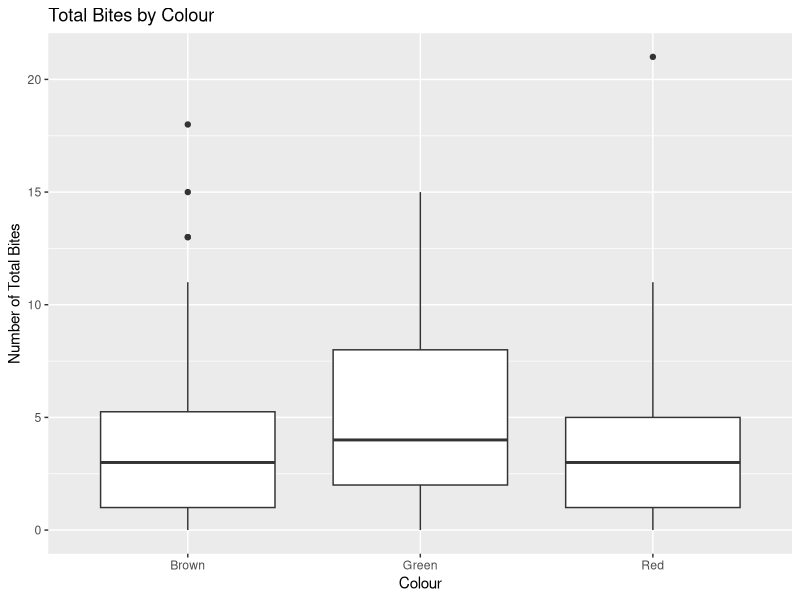
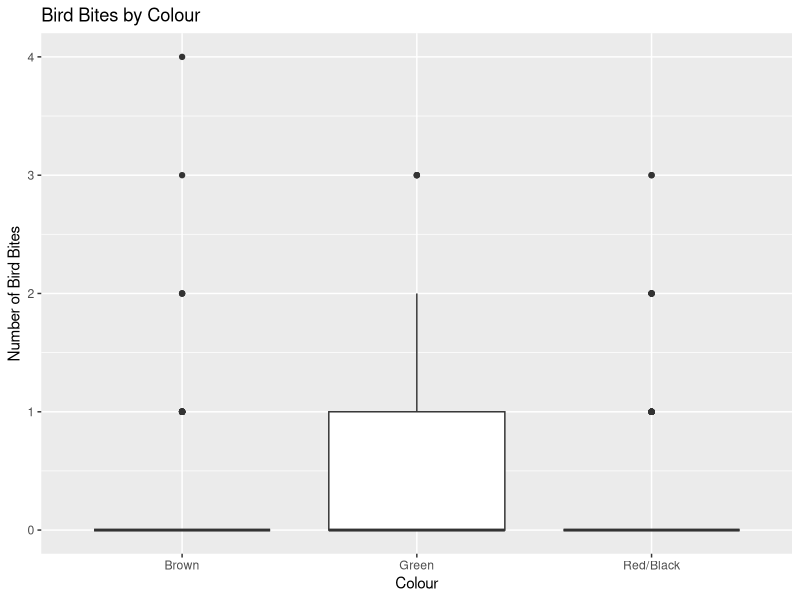
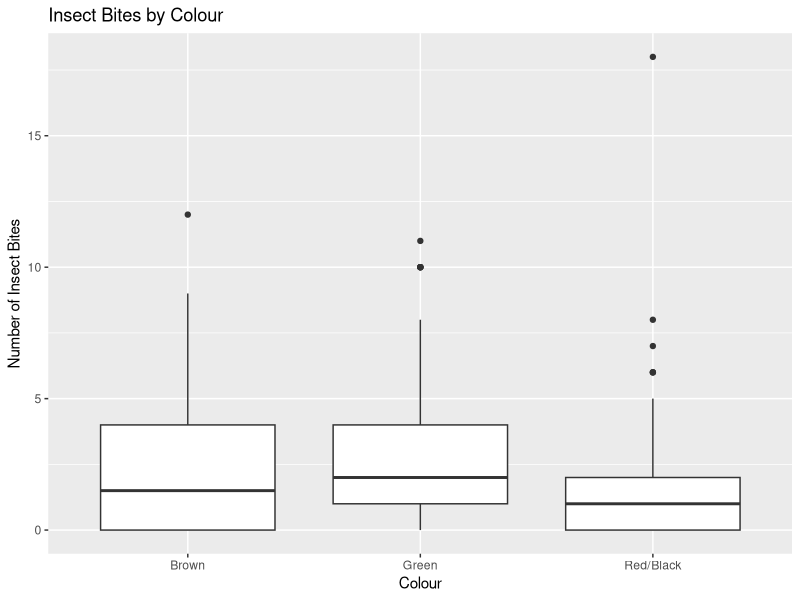
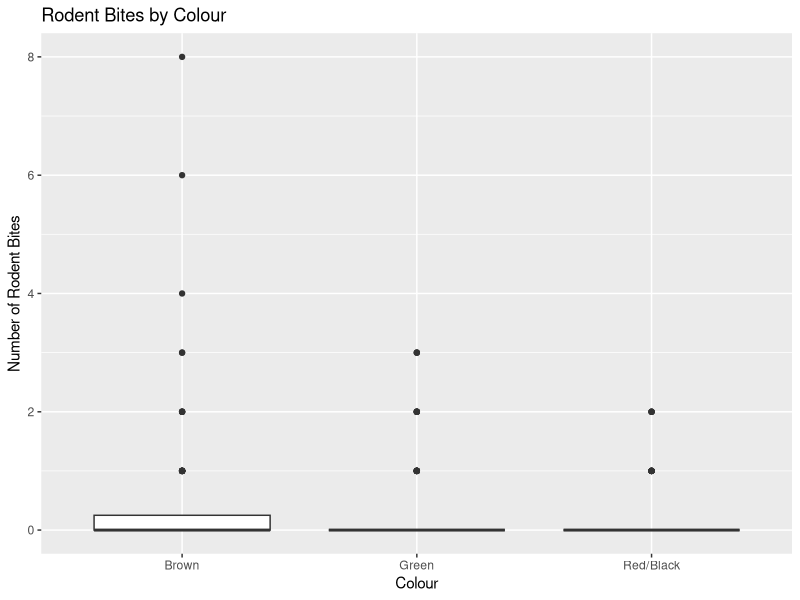
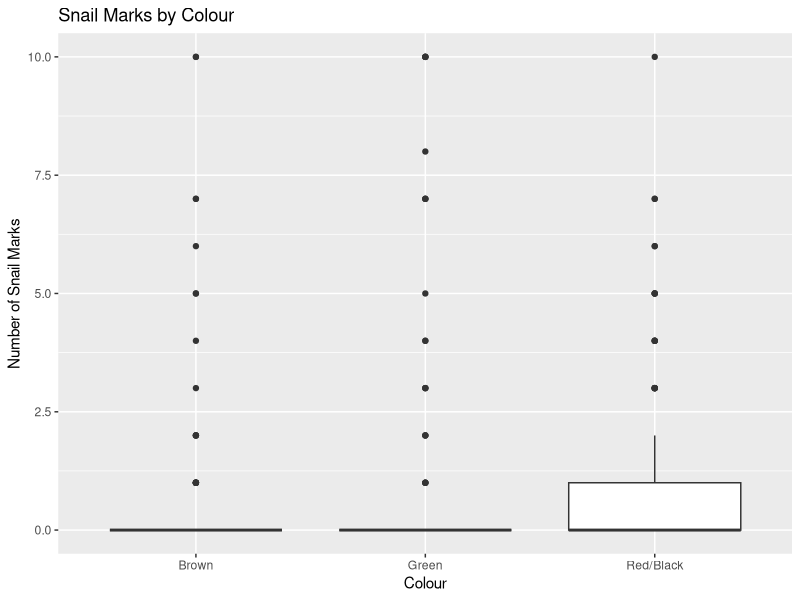
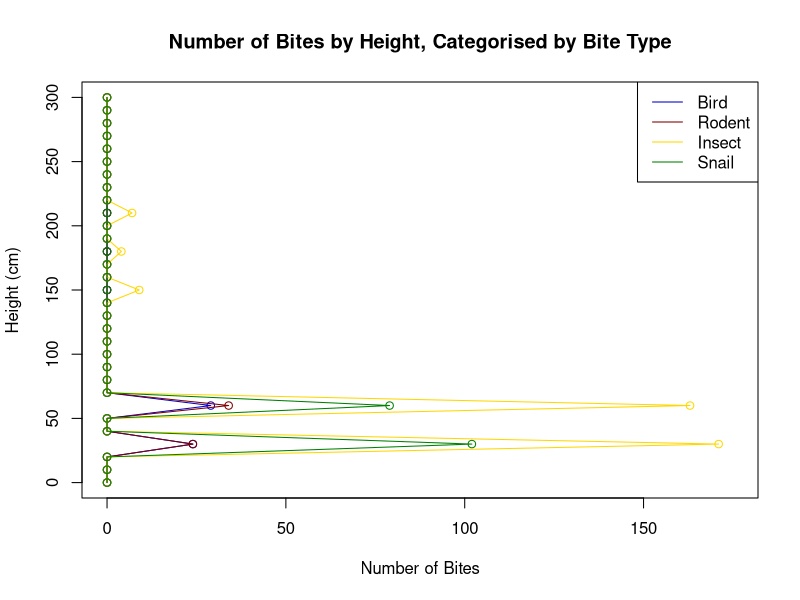

Generate these figures, in order, with R:
## ---- chunk 1
knitr::opts_chunk$set(echo=FALSE, message=FALSE, warning=FALSE)

library(ggplot2)
## ---- chunk 2
# import data.csv
data <- read.csv("data.csv", header = TRUE, sep = ",")

# remove blank rows
data <- data[complete.cases(data), ]

# remove data that has RG in Colour..B.RB.G. row
data <- data[data$Colour..B.RB.G. != "RG", ]
# remove any spaces in Colour..B.RB.G.
data$Colour..B.RB.G. <- gsub(" ", "", data$Colour..B.RB.G.)

#save data to csv
write.csv(data, "data_clean.csv")

# remove missing catipillars where "missing" is in the missing..fallen column

data <- data[!grepl("missing", data$missing..fallen), ]
## ---- chunk 3
# generate table for the averages of the total bites (All.Bites) grouped by the colours given in column Colour..B.RB.G. with their standard deviation

average.table <- aggregate(data$All.Bites, by=list(data$Colour..B.RB.G), FUN=mean)

# for each colour in the average.table, find the standard deviation of the bites and add it to the table
# then print each average with its standard deviation

for (i in 1:nrow(average.table)) {
  colour <- average.table[i, 1]
  average <- average.table[i, 2]
  sd <- sd(data[data$Colour..B.RB.G == colour, ]$All.Bites)
  #print(paste(colour, ":", average, "±", sd))
}
## ---- chunk 4
# plot a box plot of All.Bites grouped by colour Colour..B.RB.G. from dataset data
# label the x axis as Colour and the y axis as Number of Total Bites
# rename the groups where B is Brown, RB is Red and G is Green
# title the plot "Total Bites by Colour"
ggplot(data, aes(x=Colour..B.RB.G., y=All.Bites)) + geom_boxplot() + xlab("Colour") + ylab("Number of Total Bites") + scale_x_discrete(labels=c("B"="Brown", "RB"="Red", "G"="Green")) + ggtitle("Total Bites by Colour")
## ---- chunk 5
# variable bird_bite_stat for filtering the data for Bird.bites
bird_bite_stat <- data$Bird.bites > 0

# variable insect_bite_stat for filtering the data for Insect.bites
insect_bite_stat <- data$Insect.bites > 0

# variable mammal_bite_stat for filtering the data for Mammal.bites
mammal_bite_stat <- data$Mammal.bites > 0

# variable snail_mark_stat for filtering the data for Snail.marks
snail_mark_stat <- data$Snail.marks > 0

## ---- chunk 6
# test the null hypothesis that the average number of bites is the same for all three colourways
# using the Kruskal Wallis test

test <- kruskal.test(All.Bites ~ Colour..B.RB.G., data=data)

print(test)
## ---- chunk 7
# box plot of Bird.bites grouped by colour Colour..B.RB.G. from dataset data
# label the x axis as Colour and the y axis as Number of Bird Bites
# rename the groups where B is Brown, RB is Red/Black and G is Green
# title the plot "Bird Bites by Colour"

ggplot(data=data, aes(x=Colour..B.RB.G., y=Bird.bites)) + geom_boxplot() + xlab("Colour") + ylab("Number of Bird Bites") + scale_x_discrete(labels=c("B"="Brown", "RB"="Red/Black", "G"="Green")) + ggtitle("Bird Bites by Colour")
## ---- chunk 8
# box plot of Insect.bites grouped by colour Colour..B.RB.G. from dataset data
# label the x axis as Colour and the y axis as Number of Insect Bites
# rename the groups where B is Brown, RB is Red/Black and G is Green
# title the plot "Insect Bites by Colour"

ggplot(data=data, aes(x=Colour..B.RB.G., y=Insect.bites)) + geom_boxplot() + xlab("Colour") + ylab("Number of Insect Bites") + scale_x_discrete(labels=c("B"="Brown", "RB"="Red/Black", "G"="Green")) + ggtitle("Insect Bites by Colour")
## ---- chunk 9
# box plot of Rodent.bites grouped by colour Colour..B.RB.G. from dataset data
# label the x axis as Colour and the y axis as Number of Rodent Bites
# rename the groups where B is Brown, RB is Red/Black and G is Green
# title the plot "Rodent Bites by Colour"

ggplot(data=data, aes(x=Colour..B.RB.G., y=Rodent.bites)) + geom_boxplot() + xlab("Colour") + ylab("Number of Rodent Bites") + scale_x_discrete(labels=c("B"="Brown", "RB"="Red/Black", "G"="Green")) + ggtitle("Rodent Bites by Colour")
## ---- chunk 10
# box plot of Snail.marks grouped by colour Colour..B.RB.G. from dataset data
# label the x axis as Colour and the y axis as Number of Snail Marks
# rename the groups where B is Brown, RB is Red/Black and G is Green
# title the plot "Snail Marks by Colour"

ggplot(data=data, aes(x=Colour..B.RB.G., y=Snail.marks)) + geom_boxplot() + xlab("Colour") + ylab("Number of Snail Marks") + scale_x_discrete(labels=c("B"="Brown", "RB"="Red/Black", "G"="Green")) + ggtitle("Snail Marks by Colour")
## ---- chunk 11
# test the null hypothesis that the average number of bites is the same for all three colourways within the bird bites
# using the Kruskal Wallis test

print(test <- kruskal.test(Colour..B.RB.G. ~ Bird.bites , data=data))
## ---- chunk 12
# test the null hypothesis that the average number of bites is the same for all three colourways within the rodent bites
# using the Kruskal Wallis test

print(test <- kruskal.test(Rodent.bites ~ Colour..B.RB.G., data=data))
## ---- chunk 13
# test the null hypothesis that the average number of bites is the same for all three colourways within the insect bites
# using the Kruskal Wallis test

print(test <- kruskal.test(Insect.bites ~ Colour..B.RB.G., data=data))
## ---- chunk 14
# test the null hypothesis that the average number of bites is the same for all three colourways within the snail marks
# using the Kruskal Wallis test

print(test <- kruskal.test(Snail.marks ~ Colour..B.RB.G., data=data))
## ---- chunk 15
# for each height in range 0-300 with 10 cm intervals, calculate number of "Bird.bites","Rodent.bites","Insect.bites","Snail.marks" and store in seperate vectors
pal <- colorRampPalette(c("#0000CD", "#800000", "#FFD700", "#008000"))

bird.bites <- c()
rodent.bites <- c()
insect.bites <- c()
snail.marks <- c()

for (i in seq(0, 300, 10)) {
  bird.bites <- c(bird.bites, sum(data$Bird.bites[data$Height..cm. == i]))
  rodent.bites <- c(rodent.bites, sum(data$Rodent.bites[data$Height..cm. == i]))
  insect.bites <- c(insect.bites, sum(data$Insect.bites[data$Height..cm. == i]))
  snail.marks <- c(snail.marks, sum(data$Snail.marks[data$Height..cm. == i]))
}

# plot the number of bites for each height
# label the x axis as Height and the y axis as Number of Bites
# title the plot "Number of Bites by Height"
plot(bird.bites, seq(0, 300, 10), type="o", col="#0000CD", xlab="Number of Bites", ylab="Height (cm)", main="Number of Bites by Height, Categorised by Bite Type", xlim=c(0, 175), ylim=c(0, 300))
lines(rodent.bites, seq(0, 300, 10),  type="o", col="#800000")
lines(insect.bites, seq(0, 300, 10), type="o", col="#FFD700")
lines(snail.marks, seq(0, 300, 10), type="o", col="#008000")
legend("topright", legend=c("Bird", "Rodent", "Insect", "Snail"), col=c("#0000CD", "#800000", "#FFD700", "#008000"), lty=1)
